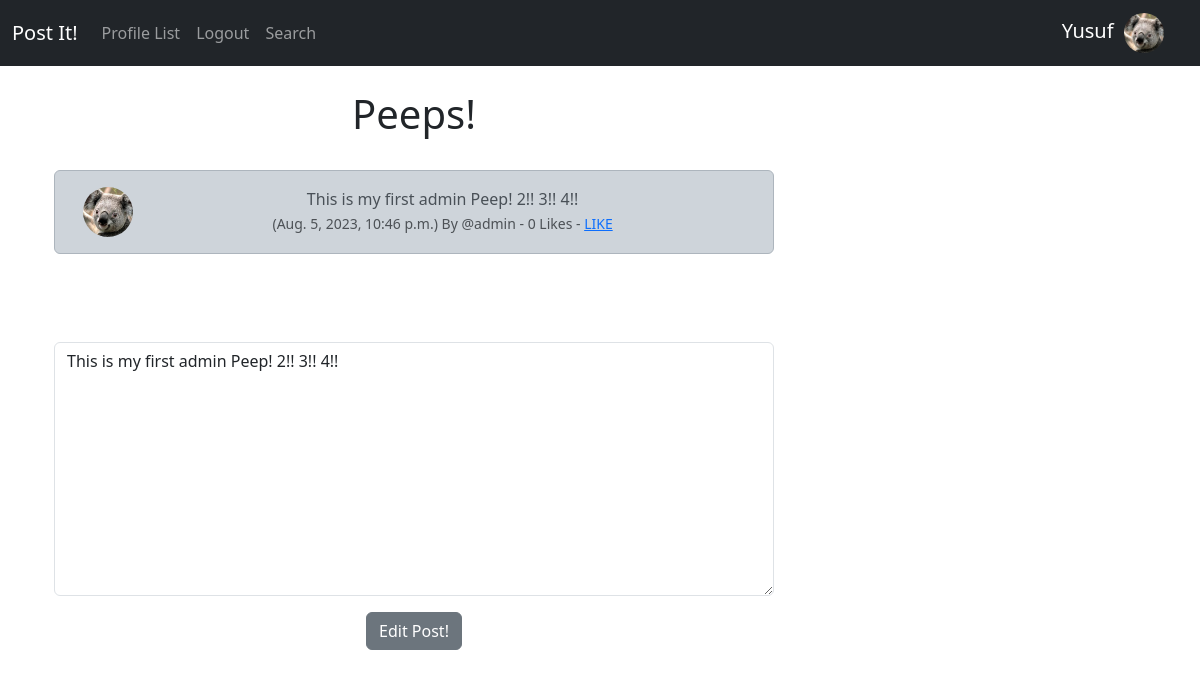
Page /edit_peep/1 (signed in) on the committed database.
### postIt/models.py (models this page shows, shortened)
class Profile(models.Model):
    user = models.OneToOneField(User, on_delete=models.CASCADE)
    follows = models.ManyToManyField("self",
      related_name="followed_by", symmetrical=False,blank=True)
    date_modified = models.DateTimeField(User, auto_now= True)
    profile_image = models.ImageField(null=True, blank=True, upload_to='images/')

class Peep(models.Model):
    user = models.ForeignKey(
        User, related_name="peeps",
        on_delete=models.DO_NOTHING
    )
    body = models.CharField(max_length=200)
    created_at = models.DateTimeField(auto_now_add=True)
    likes = models.ManyToManyField(User, related_name="peep_like", blank=True)
    def number_of_likes(self):
        return self.likes.count()

### postIt/views.py (the view)
# urls.py: path('edit_peep/<int:pk>', views.edit_peep, name='edit_peep'),
def edit_peep(request, pk):
    if request.user.is_authenticated:
      peep = get_object_or_404(Peep, id=pk)
      if request.user.username == peep.user.username:
        form = PeepForm(request.POST or None, instance=peep)
        if request.method == 'POST':
            if form.is_valid():
                peep = form.save(commit=False)
                peep.user = request.user
                peep.save()
                messages.success(request, ("Your Peep has been Updated!"))
                return redirect('home')
        else:
            return render(request, "edit_peep.html", {'form':form, 'peep':peep})
      else:
          messages.success(request, ("Not yours bud."))
          return redirect('home')
    else:
        messages.success(request, ("Log in to continue..."))
        return redirect('home') #redirect to page that "refered you"

### postIt/forms.py
class PeepForm(forms.ModelForm):
    body = forms.CharField(required=True,
                           widget=forms.widgets.Textarea(
                           attrs={
                               "placeholder": "Enter your Post It Peep!",
                               "class": "form-control",
                           }
                           ),
                           label="",
                          )
    class Meta:
        model = Peep
        exclude = ("user",'likes',)

### postIt/templates/edit_peep.html (shortened to what this page needs)
{% extends 'base.html' %}
{% load static %}
{% block content%}
    <div class="container text-center">
      <div class="row">
        <div class="col-8">
    <h1>Peeps!</h1>
<br/>
        <div class="alert alert-dark" role="alert">
          <div class="container">
            <div class="row">
              <div class="col-1">
                {% if peep.user.profile.profile_image %}
                  <img src="{{ peep.user.profile.profile_image.url }}" width=50 height=50 class="rounded-circle" alt="{{ profile.user.username }}">
                  {% else %}
                  <img src="{% static 'images/default_profile_pic.png' %}" width=50 height=50 class="rounded-circle" alt="{{ profile.user.username }}">
                  {% endif %}
              </div>
              <div class="col-11">
                {{ peep.body }}<br/>
                <small class="text-muted">
                  ({{ peep.created_at}}) By
                  @{{ peep.user.username }}
                  - {{peep.number_of_likes}} Likes -
                  {% if user in peep.likes.all %}
                    <a href="{% url 'peep_like' peep.id %}">UNLIKE</a>
                  {% else %}
                    <a href="{% url 'peep_like' peep.id %}">LIKE</a>
                  {% endif %}
                </small>
              </div><br/><br/>
                </div>
              </div>
            </div>
                    <br/><br/><br/>
{% if form %}
<form method="POST">
    {{ form.as_p }}
  <button type="submit" class="btn btn-secondary">Edit Post!</button>
</form>
{% endif %}
</div>
{% endblock %}

### postIt/templates/navbar.html (shortened to what this page needs)
{% load static %}
<nav class="navbar navbar-expand-lg navbar-dark bg-dark">
  <div class="container-fluid">
    <a class="navbar-brand" href="{% url 'home' %}">Post It!</a>
    <div class="collapse navbar-collapse" id="navbarSupportedContent">
      <ul class="navbar-nav me-auto mb-2 mb-lg-0">
        <li class="nav-item">
          <a class="nav-link"
          href="{% url 'profile_list' %}">Profile List</a>
        </li>
        {% if user.is_authenticated %}
        <li class="nav-item">
          <a class="nav-link"
          href="{% url 'logout' %}">Logout</a>
        </li>
        {% endif %}
        <li class="nav-item">
          <a class="nav-link"
          href="{% url 'search' %}">Search</a>
        </li>
      </ul>
      {% if user.is_authenticated %}
        <ul class="navbar-nav ml-auto">
          <li class="nav-link navbar-brand">
            {{user.first_name}}&nbsp;
              <a href="{% url 'profile' request.user.id %}">
                {% if user.profile.profile_image %}
                <img src="{{ user.profile.profile_image.url }}" class="rounded-circle" width="40" height="40">
                {% else %}
                <img src="{% static 'images/default_profile_pic.png' %}" width="40" height="40" class="img-fluid rounded-circle" alt="Profile Image">
                {% endif %}
              </a>
          </li>
        </ul>
      {% endif %}
    </div>
  </div>
</nav>

### rows in the picture
Peep: user.profile.profile_image (picture), body "This is my first admin Peep! 2!! 3!! 4!!", created_at "Aug. 5, 2023, 10:46 p.m.", user.username "admin", number_of_likes "0"

### other values in the picture
{{ user.first_name }} "Yusuf"
